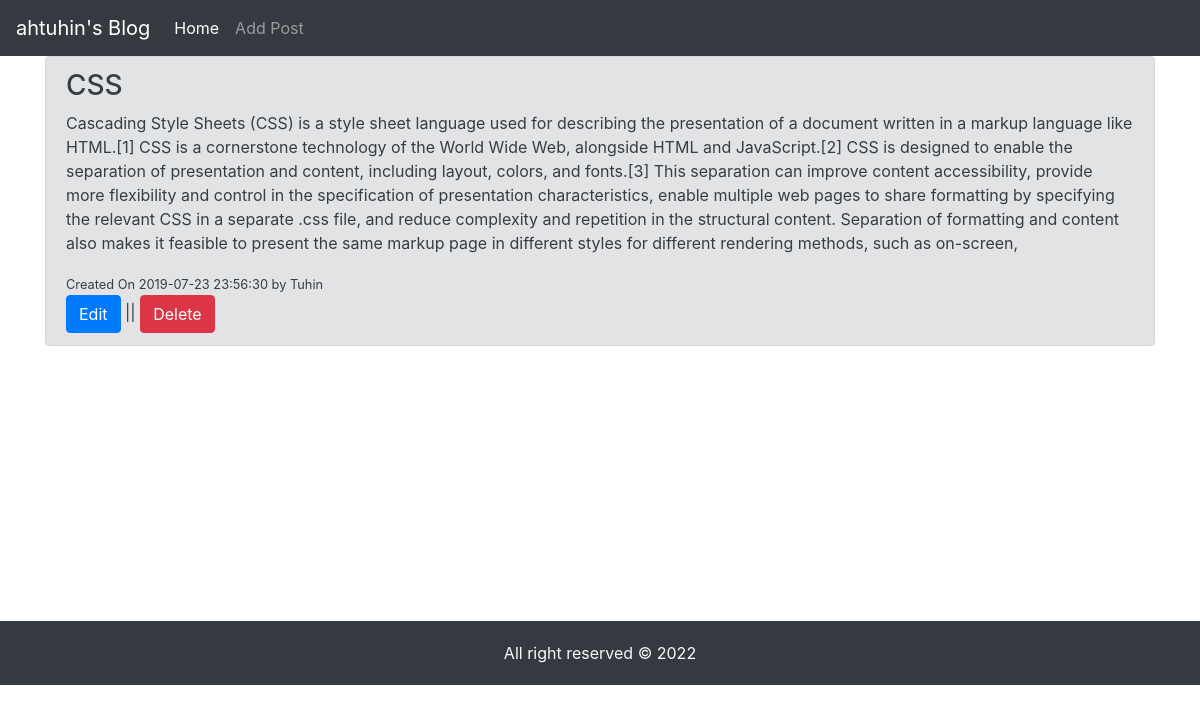
/post.php?id=2, run on the app's committed database.
### tables this page shows
CREATE TABLE `posts` (
  `id` int(11) NOT NULL,
  `title` varchar(255) DEFAULT NULL,
  `body` text,
  `author` varchar(255) DEFAULT NULL,
  `created_at` datetime DEFAULT CURRENT_TIMESTAMP
);

### post.php (the view)
<?php
require ('config/db.php');
$id = mysqli_real_escape_string($conn, $_GET['id']);
$query = 'SELECT * FROM posts WHERE id ='.$id;
$result = mysqli_query($conn, $query);
$post = mysqli_fetch_assoc($result);
?>
<?php
include ('inc/header.php');
include ('inc/navbar.php');
?>
    <div class="container">
        <div class="alert alert-secondary">
            <h3><?php echo $post['title']; ?></h3>
            <p><?php echo $post['body']; ?></p>
            <small>Created On <?php echo $post['created_at']; ?> by <?php echo $post['author']; ?></small>
            <br>
            <a href="editpost.php?id=<?php echo $post['id']; ?>" class="btn btn-primary">Edit</a>
            ||
            <a href="deletepost.php?id=<?php echo $post['id']; ?>" class="btn btn-danger">Delete</a>
        </div>
    </div>
<?php
include('inc/footer.php');
?>

### data on the page
posts: title "CSS", body "Cascading Style Sheets (CSS) is a style sheet language used for describing the presentation of a document written in a markup language like HTML.[1] CSS is a cornerstone technology of the World Wide Web, alongside HTML and JavaScript.[2] CSS is designed to enable the separation of presentation and content, including layout, colors, and fonts.[3] This separation can improve content accessibility, provide more flexibility and control in the specification of presentation characteristics, enable multiple web pages to share formatting by specifying the relevant CSS in a separate .css file, and reduce complexity and repetition in the structural content. Separation of formatting and content also…", created_at "2019-07-23 23:56:30", author "Tuhin"
